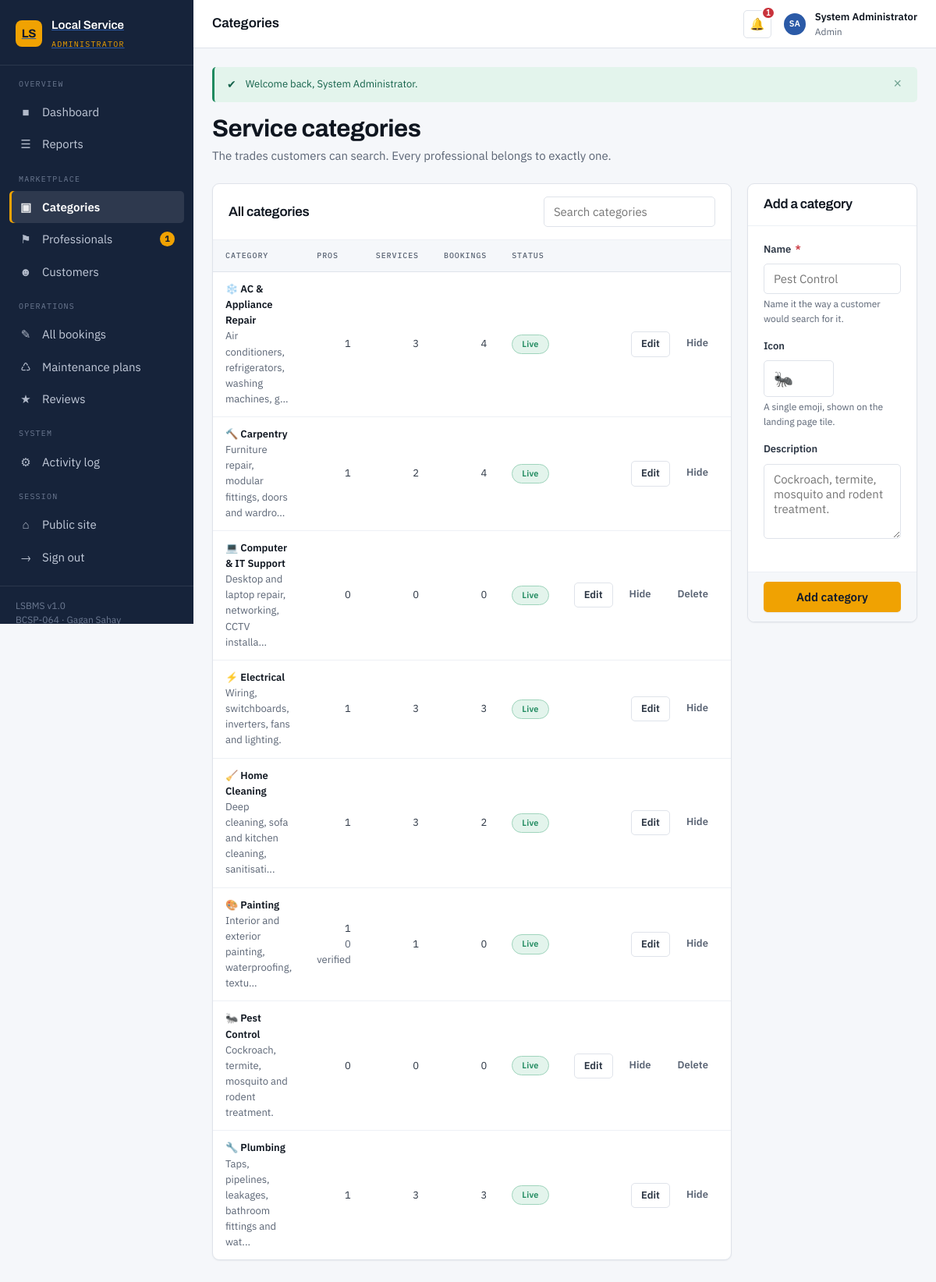
Screenshot of /admin/categories.php (signed in) with the database file from the repository.
### tables this page shows
CREATE TABLE categories (
    category_id    INT UNSIGNED  NOT NULL AUTO_INCREMENT,
    category_name  VARCHAR(80)   NOT NULL,
    description    VARCHAR(255)      NULL,
    icon           VARCHAR(40)       NULL  COMMENT 'Emoji / icon shown on the landing page',
    is_active      TINYINT(1)    NOT NULL DEFAULT 1,
    created_at     DATETIME      NOT NULL DEFAULT CURRENT_TIMESTAMP,

    PRIMARY KEY (category_id),
    UNIQUE  KEY uq_categories_name (category_name)
);

### admin/categories.php (the view, shortened to what this page needs)
<?php
$pdo     = db();
$errors  = [];
$editing = null;
$categories = $pdo->query(
    "SELECT c.*,
            (SELECT COUNT(*) FROM providers p WHERE p.category_id = c.category_id) AS provider_count,
            (SELECT COUNT(*) FROM providers p WHERE p.category_id = c.category_id
                AND p.verification_status = 'verified')                            AS verified_count,
            (SELECT COUNT(*) FROM services s WHERE s.category_id = c.category_id)  AS service_count,
            (SELECT COUNT(*) FROM maintenance_plans m WHERE m.category_id = c.category_id) AS plan_count,
            (SELECT COUNT(*) FROM bookings b
               JOIN providers p2 ON p2.provider_id = b.provider_id
              WHERE p2.category_id = c.category_id)                                AS booking_count
       FROM categories c
      ORDER BY c.is_active DESC, c.category_name"
)->fetchAll();
include __DIR__ . '/../includes/header.php';
?>
<div class="grid grid--2" style="align-items:start;grid-template-columns:1.6fr 1fr">
    <section class="card">
        <div class="card__head">
            <h3>All categories</h3>
            <input class="input" type="search" style="max-width:220px"
                   data-filter-table="catTable" placeholder="Search categories">
        </div>
        <div class="card__body card__body--flush">
            <div class="table-wrap">
                <table class="table" id="catTable">
                    <thead>
                        <tr>
                            <th>Category</th><th class="text-right">Pros</th>
                            <th class="text-right">Services</th><th class="text-right">Bookings</th>
                            <th>Status</th><th></th>
                        </tr>
                    </thead>
                    <tbody>
                    <?php foreach ($categories as $c): ?>
                        <tr>
                            <td>
                                <span class="table__primary">
                                    <?= e($c['icon']) ?> <?= e($c['category_name']) ?>
                                </span><br>
                                <span class="text-small text-muted"><?= e(excerpt($c['description'], 52)) ?></span>
                            </td>
                            <td class="text-right">
                                <?= (int) $c['provider_count'] ?>
                                <?php if ((int) $c['verified_count'] < (int) $c['provider_count']): ?>
                                    <br><span class="text-small text-muted"><?= (int) $c['verified_count'] ?> verified</span>
                                <?php endif; ?>
                            </td>
                            <td class="text-right"><?= (int) $c['service_count'] ?></td>
                            <td class="text-right"><?= (int) $c['booking_count'] ?></td>
                            <td>
                                <?= $c['is_active']
                                    ? '<span class="badge badge--active">Live</span>'
                                    : '<span class="badge badge--expired">Hidden</span>' ?>
                            </td>
                            <td class="text-right">
                                <div class="table__actions">
                                    <a class="btn btn--outline btn--sm"
                                       href="categories.php?edit=<?= (int) $c['category_id'] ?>">Edit</a>
                                    <form method="post" action="categories.php" style="display:inline">
                                        <button class="btn btn--ghost btn--sm" type="submit">
                                            <?= $c['is_active'] ? 'Hide' : 'Show' ?>
                                        </button>
                                    </form>
                                    <?php
                                    $unused = (int) $c['provider_count'] === 0
                                           && (int) $c['service_count']  === 0
                                           && (int) $c['plan_count']     === 0;
                                    ?>
                                    <?php if ($unused): ?>
                                        <form method="post" action="categories.php" style="display:inline">
                                            <button class="btn btn--ghost btn--sm" type="submit"
                                                    data-confirm="Delete &quot;<?= e($c['category_name']) ?>&quot; permanently?">
                                                Delete
                                            </button>
                                        </form>
                                    <?php endif; ?>
                                </div>
                            </td>
                        </tr>
                    <?php endforeach; ?>
                    </tbody>
                </table>
            </div>
        </div>
    </section>
    <form class="card" method="post" action="categories.php" data-validate-form novalidate>
        <div class="card__head">
            <h3><?= $editing ? 'Edit category' : 'Add a category' ?></h3>
        </div>
        <div class="card__body">
            <div class="field">
                <label class="label" for="category_name">Name <span class="req">*</span></label>
                <input class="input<?= isset($errors['category_name']) ? ' is-invalid' : '' ?>"
                       type="text" id="category_name" name="category_name"
                       value="<?= e(post('category_name') ?: ($editing['category_name'] ?? '')) ?>"
                       placeholder="Pest Control" data-validate="required">
                <?php if (isset($errors['category_name'])): ?>
                    <div class="error"><?= e($errors['category_name']) ?></div>
                <?php else: ?>
                    <div class="hint">Name it the way a customer would search for it.</div>
                <?php endif; ?>
            </div>
            <div class="field">
                <label class="label" for="icon">Icon</label>
                <input class="input" type="text" id="icon" name="icon" maxlength="8"
                       value="<?= e(post('icon') ?: ($editing['icon'] ?? '')) ?>"
                       placeholder="&#128028;" style="font-size:20px;max-width:90px">
                <div class="hint">A single emoji, shown on the landing page tile.</div>
            </div>
            <div class="field">
                <label class="label" for="description">Description</label>
                <textarea class="textarea" id="description" name="description"
                          placeholder="Cockroach, termite, mosquito and rodent treatment."><?= e(post('description') ?: ($editing['description'] ?? '')) ?></textarea>
            </div>
        </div>
        <div class="card__foot">
            <button class="btn btn--accent btn--block" type="submit">
                <?= $editing ? 'Save changes' : 'Add category' ?>
            </button>
        </div>
    </form>
</div>
<?php include __DIR__ . '/../includes/footer.php'; ?>

### rows the page displays
categories: icon "❄️", category_name "AC & Appliance Repair", description "Air conditioners, refrigerators, washing machines, g...", provider_count "1", service_count "3", booking_count "4", is_active "Live"
categories: icon "🔨", category_name "Carpentry", description "Furniture repair, modular fittings, doors and wardro...", provider_count "1", service_count "2", booking_count "4", is_active "Live"
categories: icon "💻", category_name "Computer & IT Support", description "Desktop and laptop repair, networking, CCTV installa...", provider_count "0", service_count "0", booking_count "0", is_active "Live"
categories: icon "⚡", category_name "Electrical", description "Wiring, switchboards, inverters, fans and lighting.", provider_count "1", service_count "3", booking_count "3", is_active "Live"
categories: icon "🧹", category_name "Home Cleaning", description "Deep cleaning, sofa and kitchen cleaning, sanitisati...", provider_count "1", service_count "3", booking_count "2", is_active "Live"
categories: icon "🎨", category_name "Painting", description "Interior and exterior painting, waterproofing, textu...", provider_count "1", verified_count "0", service_count "1", booking_count "0", is_active "Live"
categories: icon "🐜", category_name "Pest Control", description "Cockroach, termite, mosquito and rodent treatment.", provider_count "0", service_count "0", booking_count "0", is_active "Live"
categories: icon "🔧", category_name "Plumbing", description "Taps, pipelines, leakages, bathroom fittings and wat...", provider_count "1", service_count "3", booking_count "3", is_active "Live"

### other values shown
$roleLabels[$role] "ADMINISTRATOR"
$groupName "OVERVIEW"
$icon "■"
$label "Dashboard"
$icon "☰"
$label "Reports"
$groupName "MARKETPLACE"
$icon "▣"
$label "Categories"
$icon "⚑"
$label "Professionals"
$count "1"
$icon "☻"
$label "Customers"
$groupName "OPERATIONS"
